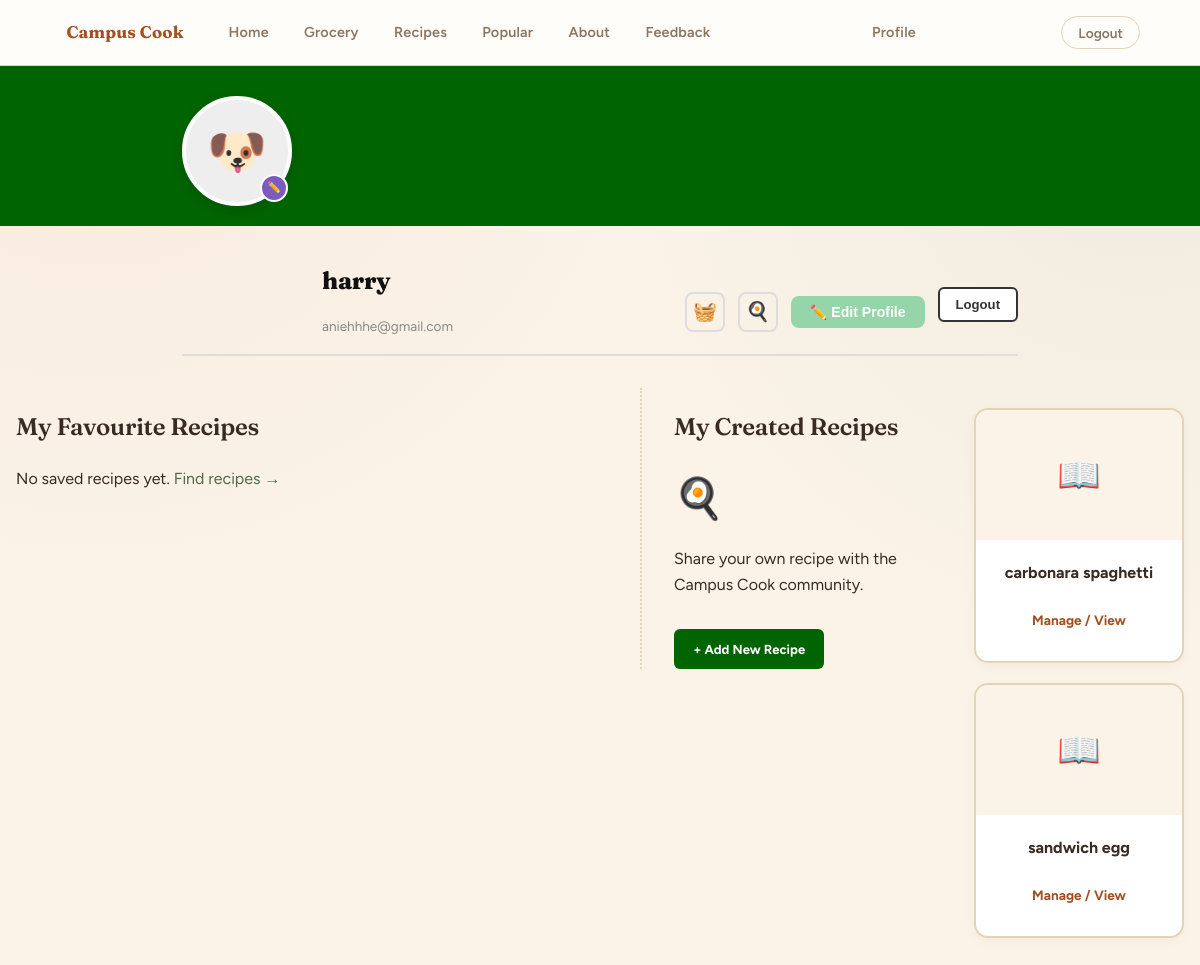
Page /profile/ (signed in) on the earlier database version.
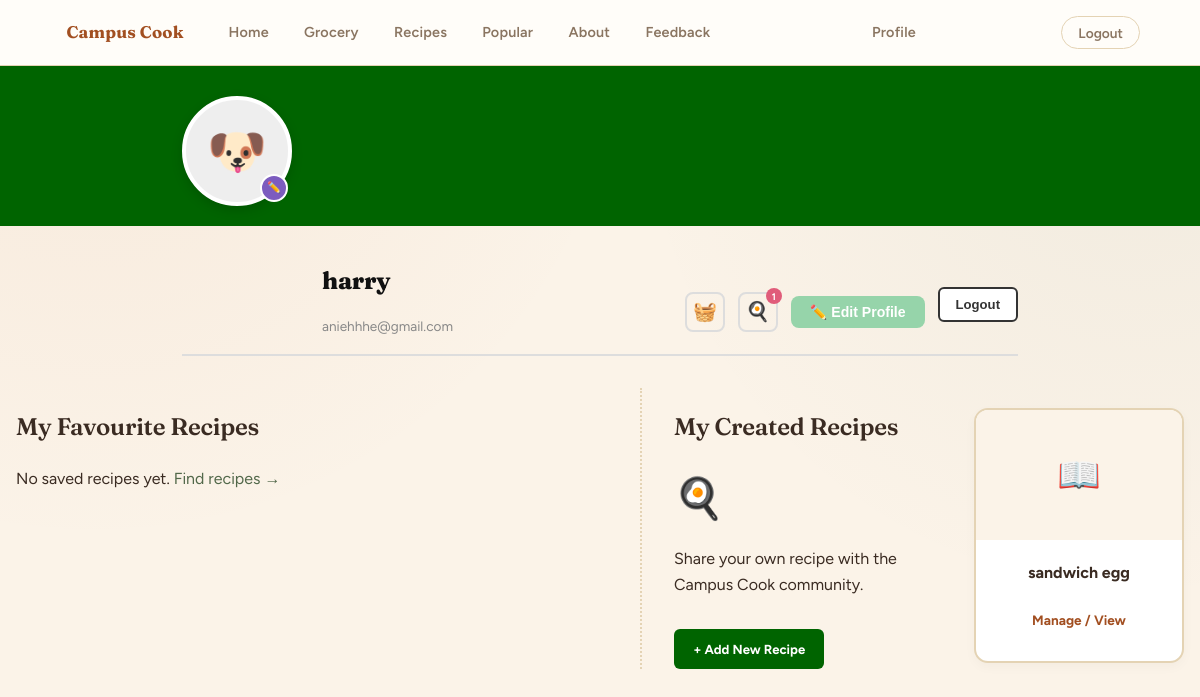
Same page on the later database version.
### pages/models.py (models this page shows, shortened)
class Recipe(models.Model):
    BUDGET_CHOICES = [
        ('low',    'Below RM5'),
        ('medium', 'RM5 – RM15'),
        ('high',   'Above RM15'),
    ]
    MEAL_TYPE_CHOICES = [
    ('breakfast', 'Breakfast'),
    ('lunch',     'Lunch'),
    ('dinner',    'Dinner'),
    ('snack',     'Snack'),
    ('dessert',   'Dessert'),
    ('drinks',    'Drinks'),
    ('other',     'Other'),
    ]
    meal_type = models.CharField(max_length=20, choices=MEAL_TYPE_CHOICES, default='other')
    name         = models.CharField(max_length=100)
    ingredients  = models.ManyToManyField(
        Ingredient,
        blank=True,
        related_name='recipes'
    )
    cooking_time = models.IntegerField()
    appliance    = models.CharField(max_length=100)
    instructions = models.TextField()
    image        = models.ImageField(upload_to='recipe_images/', null=True, blank=True)
    is_halal     = models.BooleanField(default=True)
    budget       = models.CharField(
        max_length=10, choices=BUDGET_CHOICES, default='low'
    )
    filters      = models.ManyToManyField(RecipeFilter, blank=True)
    user         = models.ForeignKey(
        'pages.AppUser',
        on_delete=models.CASCADE,
        related_name='recipes'
    )
    @property
    def image_url(self):
        return self.image.url if self.image else ''

### pages/views.py (the view)
# urls.py: path("profile/", views.profile, name="profile"),
@login_required
def profile(request):
    favourites = FavouriteRecipe.objects.select_related('recipe').filter(user=request.user)
    my_recipes = Recipe.objects.filter(user=request.user)
    favourited_ids = set(favourites.values_list('recipe_id', flat=True))
    wtt_count      = WantToTry.objects.filter(user=request.user).count()
    return render(request, 'pages/user_profile.html', {
        'user':           request.user,
        'favourites':     favourites,
        'my_recipes':     my_recipes,
        'favourited_ids': favourited_ids,
        'wtt_count':      wtt_count,
    })

### pages/templates/pages/user_profile.html (shortened to what this page needs)
{% extends 'pages/base.html' %}
{% block content %}
<div class="profile-banner"></div>
<div class="profile-header">
  <div class="avatar-wrapper">
    <div class="avatar" id="avatarDisplay">
      <span id="avatarEmoji">🐶</span>
    </div>
    <label class="avatar-edit-btn" title="Change photo">
      ✏️
    </label>
  </div>
  <div class="profile-info-row">
    <div class="profile-name">
      <h1 id="displayName">{{ user.username }}</h1>
      <span id="displayEmail">{{ user.email|default:user.username }}</span>
    </div>
    <div class="profile-actions">
      <a href="{% url 'grocery' %}" class="icon-btn" title="My Grocery List">🧺</a>
        <a href="{% url 'want_to_try' %}" class="icon-btn" title="Recipes I Want to Try">
          🍳
          {% if wtt_count %}
            <span class="heart-badge" style="display:flex;">{{ wtt_count }}</span>
          {% endif %}
        </a>
      <button class="btn-edit-profile" onclick="toggleEdit()">✏️ Edit Profile</button>
      <form method="POST" action="{% url 'logout' %}" style="display:inline;">
        <button type="submit" class="btn-logout">Logout</button>
      </form>
    </div>
  </div>
</div>
<div class = "profile-container">
  <div class="profile-section col-left">
    <h2>My Favourite Recipes</h2>
    {% if favourites %}
      <div class="fav-grid">
        {% for fav in favourites %}
          <div class="fav-card" id="fav-item-{{ fav.recipe.id }}">
            <div class="fav-img-wrapper">
              {% if fav.recipe.image_url %}
                <img src="{{ fav.recipe.image_url }}" alt="{{ fav.recipe.name }}">
              {% else %}
                <span class="fav-placeholder">🍳</span>
              {% endif %}
            </div>
            <div class="fav-card-content">
              <h4>{{ fav.recipe.name }}</h4>
              <div class="fav-card-actions">
                <a href="{% url 'recipe_detail' fav.recipe.id %}" class="cta_primary">View Recipe</a>
                <button class="btn-unfav-card" onclick="unfavourite(this, {{ fav.recipe.id }})">♥</button>
              </div>
            </div>
          </div>
      {% endfor %}
    </div>
  {% else %}
    <p class="empty-msg">No saved recipes yet. <a href="{% url 'recipe_list' %}" style="color: var(--green-dark);">Find recipes →</a></p>
  {% endif %}
  </div>
  <div class="profile-section col-right">
  <h2>My Created Recipes</h2>
  <div class="add-recipe-icon">🍳</div>
    <p>Share your own recipe with the Campus Cook community.</p>
    <a href="{% url 'add_recipe' %}" class="btn-add-recipe">+ Add New Recipe</a>
  </div>
  {% if my_recipes %}
    <div class="fav-grid">
      {% for recipe in my_recipes %}
        <div class="fav-card">
          <div class="fav-img-wrapper">
            {% if recipe.image_url %}
              <img src="{{ recipe.image_url }}" alt="{{ recipe.name }}">
            {% else %}
              <span class="fav-placeholder">📖</span>
            {% endif %}
          </div>
          <div class="fav-card-content">
            <h4>{{ recipe.name }}</h4>
            <div class="fav-card-actions">
              <a href="{% url 'recipe_detail' recipe.id %}" class="cta_primary">Manage / View</a>
            </div>
          </div>
        </div>
      {% endfor %}
    </div>
  {% else %}
    <p class="empty-msg">You haven't uploaded any recipes yet.</p>
  {% endif %}
  </div>
{% endblock %}

Differences in the rows shown:
removed Recipe: name "carbonara spaghetti"
Other differences:
{{ wtt_count }}: (not shown) → "1"
